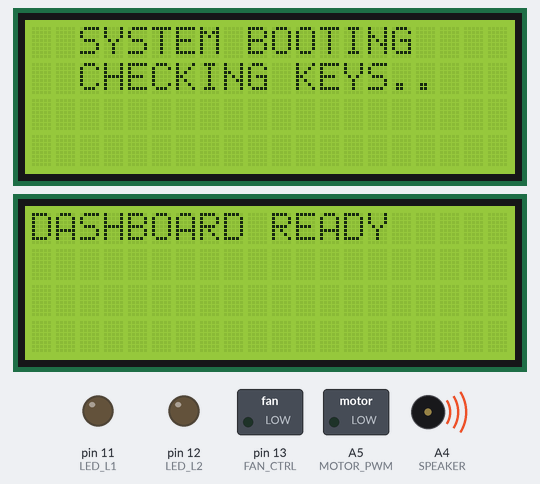
Bench run of a sketch on a simulated Arduino Uno, built with avr-gcc and run on an emulated ATmega328P. Shown: 2 × 20×4 character LCD, switched loads named in the sketch (green lamp = pin HIGH), output pins drawn as LEDs (lit = HIGH), buzzer (waves = sounding). What the sketch prints to the serial monitor is not drawn.

Above: at 0.3 s.
Timing chart, 0 to 2.1 s (numbered marks = the images above):
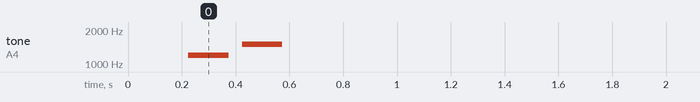

The sketch:

main.ino
```cpp
/*
1 arduino
1 computer to show the encrypting
-------------------------------------------INPUT:---------------------------------------------------------------------------------
4x button for menu
1x button for enter
1x button for settings
1x button for call service
1x button for reset the device
1x sensor for temperature
1x button for home -->
1x sensor for humidity
1x sensor for noise
1x sensor for light
-------------------------------------------OUTPUT:---------------------------------------------------------------------------------
2x display I2C
2x led yellow to simulate the bulbs
1x fan to simulate change temperature and humidity
1x speaker
1x motor to simulate movement of curtains

------------------------------------------IDEA:------------------------------------------------------------------------------------
1 DISPLAY:
+-----------------------+
|       WELCOME!        |
|  ___________________  |
|                       |
| L-MOD: 15/04/2026     |
| STATUS: IDLE...       |
+-----------------------+
1 DISPLAY CHANGE VIEW AFTER TIMER: 1min
+-----------------------+
| USE ARROW TO MOVE     |
| USE ENTER TO CONFIRM  |
| EMERGENCY: SERVICE    |
| SETTINGS              |
| RESET                 |
+-----------------------+

2 DISPLAY --> this display change to modify the different parameters
          --> this display is unique that it possible to move the arrow, menu, and modify the parameters
          --> to modify the parameter is enough to click confirm on letter: T, H, V, L1, L2
+-----------------------+
| T:30°C | H:54% | V:30 |
|--------+-------+------|
| L1:[#####-----] 50%   |
| L2:[##--------] 20%   |
+-----------------------+

* [VIEW MODIFY TEMP]
 * +-----------------------+
 * | > SET TEMP THRESH <   |
 * |-----------------------|
 * | TARGET: [ 30°C ]      |
 * | [-]   [+]         [OK]|
 * +-----------------------+

 * [VIEW MODIFY HUMIDITY]
 * +-----------------------+
 * | > SET HUMIDITY % <    |
 * |-----------------------|
 * | TARGET: [ 54% ]       |
 * |                   [OK]|
 * +-----------------------+

 * [VIEW MODIFY VOLUME]
 * +-----------------------+
 * | > SET SYS VOLUME <    |
 * |-----------------------|
 * | VOL: 30               |
 * | [|||-----------]  [OK]|
 * +-----------------------+


 * [VIEW MODIFY LIGHT 1]
 * +-----------------------+
 * | > EDIT BULB L1 <      |
 * |-----------------------|
 * | POWER: 50%            |
 * | [#####-----]      [OK]|
 * +-----------------------+

 * [VIEW MODIFY LIGHT 1]
 * +-----------------------+
 * | > EDIT BULB L2 <      |
 * |-----------------------|
 * | POWER: 20%            |
 * | [##--------]      [OK]|
 * +-----------------------+

3 DISPLAY
+-----------------------+
| USE ARROW TO MOVE     |
| USE ENTER TO CONFIRM  |
| EMERGENCY: SERVICE    |
| SETTINGS              |
| RESET                 |
+-----------------------+

---------------------------------------------SECURITY:---------------------------------------------------------------
private/public key
*/

#include <Wire.h>
#include <LiquidCrystal_I2C.h>

// --- DISPLAY INITIALIZATION ---
// Address 0x27: Status Display (Display 1)
// Address 0x3F: Control Display (Display 2)
LiquidCrystal_I2C lcd1(0x27, 20, 4);
LiquidCrystal_I2C lcd2(0x3F, 20, 4);

// --- PIN DEFINITIONS ---

// Buttons (Inputs)
const int BTN_UP      = 2;
const int BTN_DOWN    = 3;
const int BTN_LEFT    = 4;
const int BTN_RIGHT   = 5;
const int BTN_ENTER   = 6;
const int BTN_SET     = 7;
const int BTN_SERVICE = 8;
const int BTN_RESET   = 9;
const int BTN_HOME    = 10;

// Sensors (Analog Inputs)
const int PIN_TEMP    = A0;
const int PIN_HUM     = A1;
const int PIN_NOISE   = A2;
const int PIN_LIGHT   = A3;

// Outputs
const int LED_L1      = 11; // Yellow Bulb 1
const int LED_L2      = 12; // Yellow Bulb 2
const int FAN_CTRL    = 13; // Cooling/Humidity Fan
const int SPEAKER     = A4; // Audio Alerts
const int MOTOR_PWM   = A5; // Curtain Movement

// --- SYSTEM VARIABLES ---
unsigned long lastViewChange = 0;
const unsigned long VIEW_TIMEOUT = 60000; // 1 Minute Timer

void setup() {
  // 1. SERIAL COMMUNICATION (For PC Encryption Visualization)
  Serial.begin(9600);
  Serial.println(F("--- SECURE BOOT SEQUENCE ---"));
  Serial.println(F("Generating RSA Keys... Done."));
  Serial.println(F("Public Key: [0x7B2A...], Private Key: [HIDDEN]"));

  // 2. DISPLAY INITIALIZATION
  lcd1.init();
  lcd1.backlight();
  lcd2.init();
  lcd2.backlight();

  // 3. INPUT CONFIGURATION
  pinMode(BTN_UP,      INPUT_PULLUP);
  pinMode(BTN_DOWN,    INPUT_PULLUP);
  pinMode(BTN_LEFT,    INPUT_PULLUP);
  pinMode(BTN_RIGHT,   INPUT_PULLUP);
  pinMode(BTN_ENTER,   INPUT_PULLUP);
  pinMode(BTN_SET,     INPUT_PULLUP);
  pinMode(BTN_SERVICE, INPUT_PULLUP);
  pinMode(BTN_RESET,   INPUT_PULLUP);
  pinMode(BTN_HOME,    INPUT_PULLUP);

  pinMode(PIN_TEMP,    INPUT);
  pinMode(PIN_HUM,     INPUT);
  pinMode(PIN_NOISE,   INPUT);
  pinMode(PIN_LIGHT,   INPUT);

  // 4. OUTPUT CONFIGURATION
  pinMode(LED_L1,      OUTPUT);
  pinMode(LED_L2,      OUTPUT);
  pinMode(FAN_CTRL,    OUTPUT);
  pinMode(SPEAKER,     OUTPUT);
  pinMode(MOTOR_PWM,   OUTPUT);

  // 5. STARTUP VISUALS
  lcd1.setCursor(0, 0);
  lcd1.print(F("  SYSTEM BOOTING   "));
  lcd1.setCursor(0, 1);
  lcd1.print(F("  CHECKING KEYS..  "));

  lcd2.setCursor(0, 0);
  lcd2.print(F("DASHBOARD READY"));

  // Audio chime
  tone(SPEAKER, 1200, 150);
  delay(200);
  tone(SPEAKER, 1500, 150);

  delay(1500);

  lcd1.clear();
  lcd2.clear();

  lastViewChange = millis(); // Start Timer for Display 1 View Change

  Serial.println(F("System Online. Security Level: HIGH."));
}

void loop() {
  // Main logic for display switching, sensor reading,
  // and button navigation will go here.
}
```
